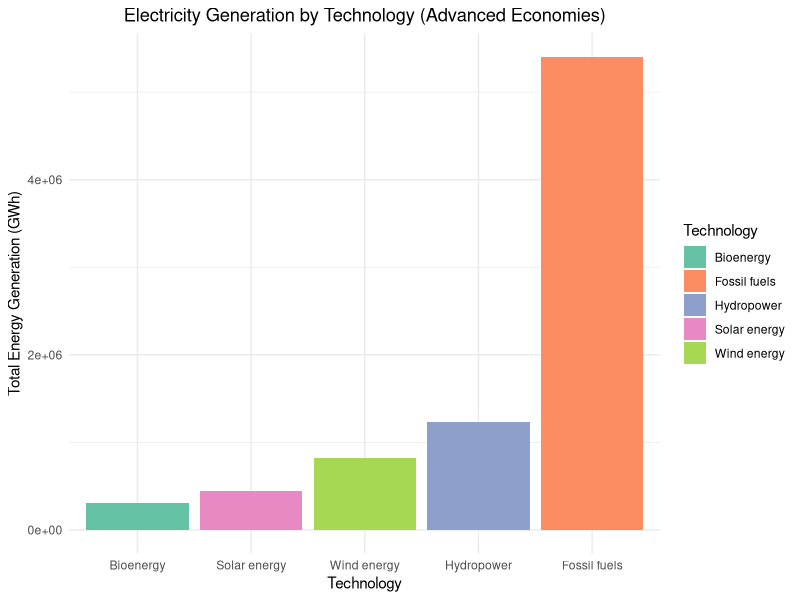
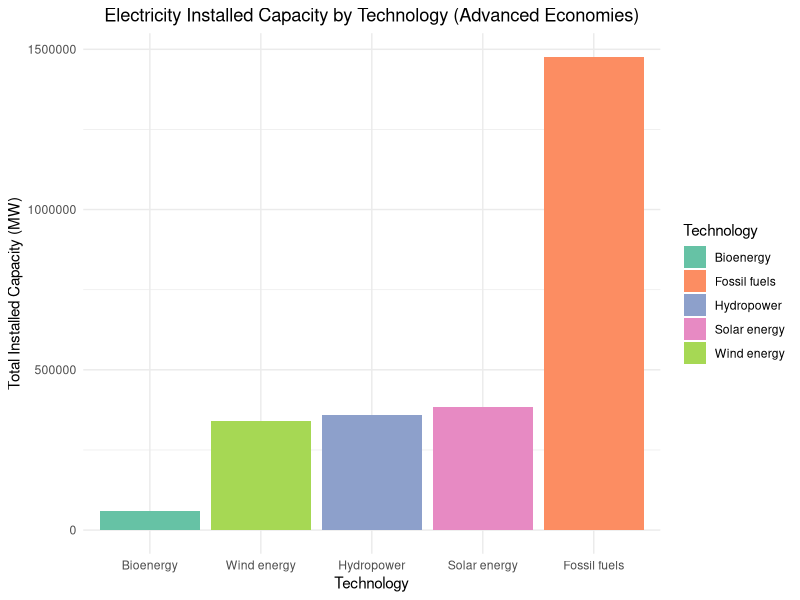

Write R code to recreate these figures, in order.
library(dplyr)
library(ggplot2)
library(readr)

data <- read_csv("Renewable_energy.csv")  # Replace with your actual file path

data <- data %>%
  mutate(Technology = ifelse(Technology == "Hydropower (excl. Pumped Storage)", "Hydropower", Technology))

data <- data %>%
  filter(grepl("Advanced Economies", Country, ignore.case = TRUE))

data <- data %>%
  mutate(
    Energy_GWh = ifelse(grepl("MWh", Unit, ignore.case = TRUE), F2021 / 1000, F2021)
  )

common_technologies <- sort(unique(data$Technology))

data_generation <- data %>%
  filter(Indicator == "Electricity Generation") %>%
  mutate(Technology = factor(Technology, levels = common_technologies))

tech_summary_generation <- data_generation %>%
  group_by(Technology) %>%
  summarise(Total_Energy = sum(Energy_GWh, na.rm = TRUE))

p_generation <- ggplot(tech_summary_generation, aes(x = reorder(Technology, Total_Energy), y = Total_Energy, fill = Technology)) +
  geom_bar(stat = "identity") +
  xlab("Technology") +
  ylab("Total Energy Generation (GWh)") +
  ggtitle("Electricity Generation by Technology (Advanced Economies)") +
  theme_minimal() +
  theme(
    plot.title = element_text(hjust = 0.5)
    # Axis text remains horizontal by default
  ) +
  scale_fill_brewer(palette = "Set2")

png(filename = "Electricity_Generation_Adv.png", width = 2400, height = 1600, res = 300)
print(p_generation)
dev.off()

data_installed <- data %>%
  filter(Indicator == "Electricity Installed Capacity") %>%
  mutate(Technology = factor(Technology, levels = common_technologies))

tech_summary_installed <- data_installed %>%
  group_by(Technology) %>%
  summarise(Total_Energy = sum(Energy_GWh, na.rm = TRUE))

p_installed <- ggplot(tech_summary_installed, aes(x = reorder(Technology, Total_Energy), y = Total_Energy, fill = Technology)) +
  geom_bar(stat = "identity") +
  xlab("Technology") +
  ylab("Total Installed Capacity (MW)") +
  ggtitle("Electricity Installed Capacity by Technology (Advanced Economies)") +
  theme_minimal() +
  theme(
    plot.title = element_text(hjust = 0.5)
  ) +
  scale_fill_brewer(palette = "Set2")  # Same palette as the generation plot

png(filename = "Electricity_Installed_Capacity_Adv.png", width = 2400, height = 1600, res = 300)
print(p_installed)
dev.off()